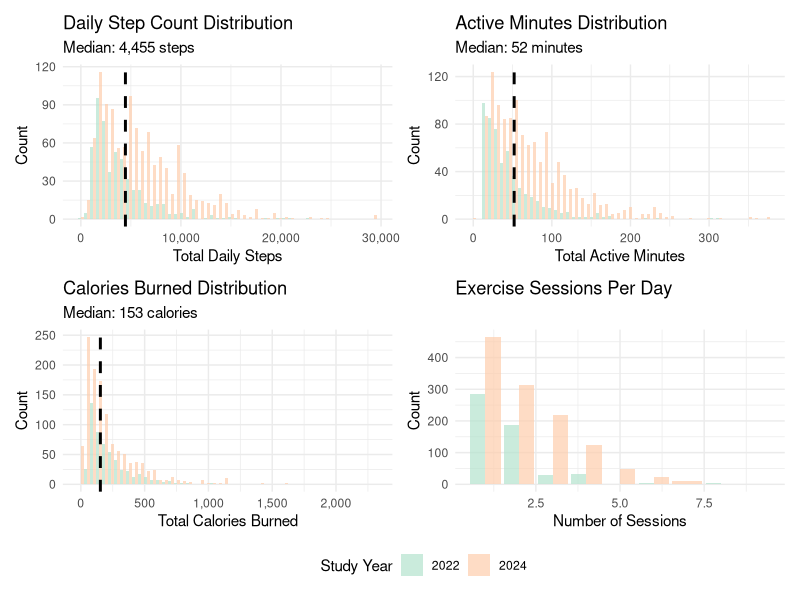
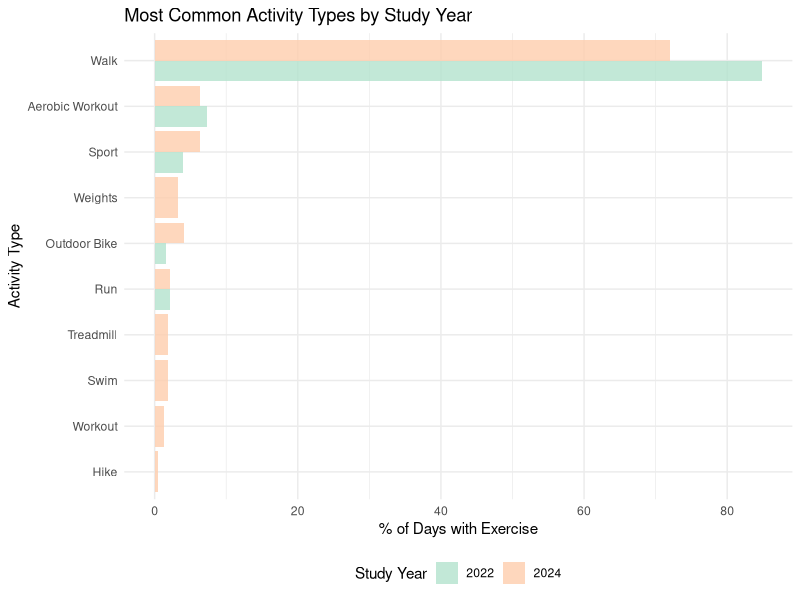
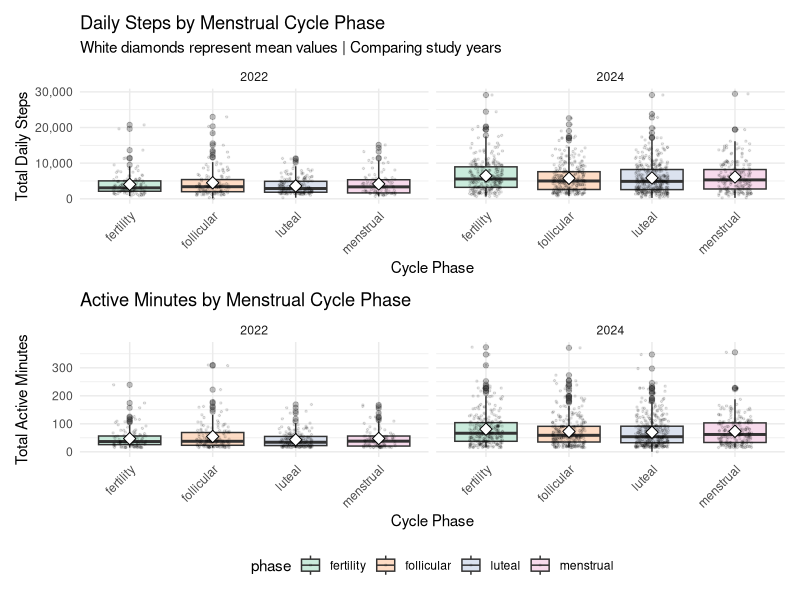
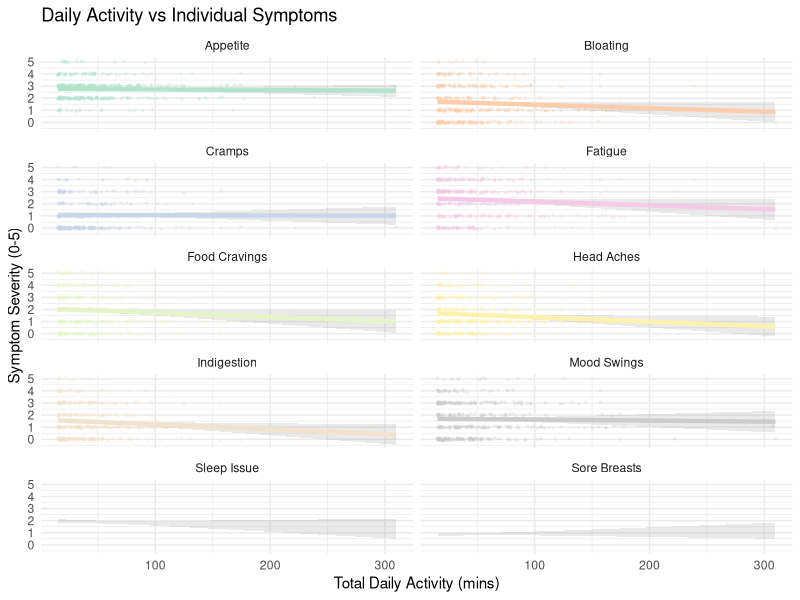
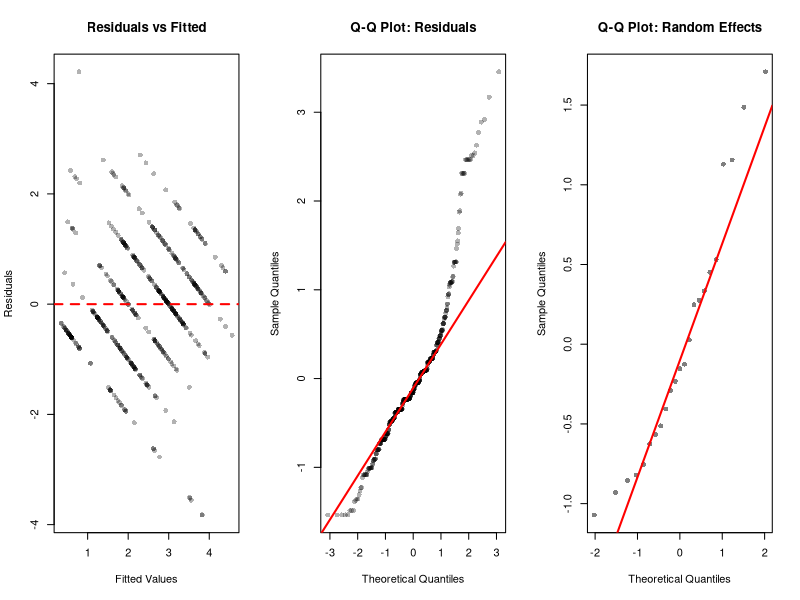

Reproduce these figures in R, in order.
## ---- chunk 1
# Loading libraries
library(tidyverse)
library(lme4)
library(lmerTest)
library(broom.mixed)
library(knitr)
library(kableExtra)
library(patchwork)
library(scales)

# Setting plot theme
theme_set(theme_minimal() + theme(legend.position = "bottom"))
options(
  ggplot2.discrete.colour = function(...) scale_colour_brewer(..., palette = "Pastel2"),
  ggplot2.discrete.fill   = function(...) scale_fill_brewer(..., palette = "Pastel2"),

  ggplot2.continuous.colour = function(...) scale_colour_distiller(..., palette = "PuRd"),
  ggplot2.continuous.fill   = function(...) scale_fill_distiller(..., palette = "PuRd")
)
## ---- chunk 2
# Outlier check: Identifying and viewing extreme observations
extreme_obs = read.csv("./clean_data/all_daily_data.csv") |> 
  distinct(id, study_interval, day_in_study, .keep_all = TRUE) |> 
  filter(total_steps >= 50000 | # unlikely to complete more than 50000 steps a day
         total_active_min >= 1440 | # cannot have active exercise minutes for more than 24 hours
         total_calories >= 10000) |> # unlikely to burn more than 10000 calories in a day
  select(id, study_interval, day_in_study, 
         total_steps, total_active_min, total_calories) |> 
  arrange(desc(total_steps))

# Displaying extreme observations
  kable(extreme_obs,
        caption = "Outliers with Extreme Values",
        col.names = c("ID", "Year", "Day", "Steps", "Active Min", 
                     "Calories")) |> 
  kable_styling(bootstrap_options = c("striped", "hover"))
## ---- chunk 3
# Loading data
all_daily_data = read.csv("./clean_data/all_daily_data.csv") |> 
  distinct(id, study_interval, day_in_study, .keep_all = TRUE)

# Exercise descriptives
overall_desc = all_daily_data |> 
  summarise(
    Variable = c("Daily Steps", "Active Minutes/Day", "Calories Burned", 
                 "Exercise Sessions/Day", "Days with Activity (%)"),
    Mean = round(c(mean(total_steps, na.rm = TRUE),
                   mean(total_active_min, na.rm = TRUE),
                   mean(total_calories, na.rm = TRUE),
                   mean(n_sessions, na.rm = TRUE),
                   NA), 2),
    SD = round(c(sd(total_steps, na.rm = TRUE),
                 sd(total_active_min, na.rm = TRUE),
                 sd(total_calories, na.rm = TRUE),
                 sd(n_sessions, na.rm = TRUE),
                 NA), 2),
    Median = round(c(median(total_steps, na.rm = TRUE),
                     median(total_active_min, na.rm = TRUE),
                     median(total_calories, na.rm = TRUE),
                     median(n_sessions, na.rm = TRUE),
                     NA), 2),
    IQR = round(c(IQR(total_steps, na.rm = TRUE),
                  IQR(total_active_min, na.rm = TRUE),
                  IQR(total_calories, na.rm = TRUE),
                  IQR(n_sessions, na.rm = TRUE),
                  NA), 2),
    Percent = round(c(NA, NA, NA, NA,
                      mean(exercised_flag > 0, na.rm = TRUE) * 100), 2)
  )

# Displaying table (and making NAs blank)
overall_desc |> 
  mutate(across(where(is.numeric), ~ifelse(is.na(.), "", .))) |> 
  kable(caption = "Descriptive Statistics: Exercise Metrics",
        align = c("l", "r", "r", "r", "r", "r")) %>%
  kable_styling(bootstrap_options = c("striped", "hover"), full_width = FALSE)
## ---- chunk 4
# Comparison by study year
year_comp = all_daily_data |> 
  group_by(study_interval) |> 
  summarise(
    `N Days` = n(),
    `N Participants` = n_distinct(id),
    `Mean Steps` = round(mean(total_steps, na.rm = TRUE), 2),
    `SD Steps` = round(sd(total_steps, na.rm = TRUE), 2),
    `Mean Active Min` = round(mean(total_active_min, na.rm = TRUE), 2),
    `SD Active Min` = round(sd(total_active_min, na.rm = TRUE), 2),
    `% Days Active` = round(mean(exercised_flag, na.rm = TRUE) * 100, 2)
  ) |> 
  rename(Year = study_interval)

kable(year_comp,
      caption = "Exercise Metrics by Study Year",
      align = c("c", rep("r", 7))) %>%
  kable_styling(bootstrap_options = c("striped", "hover"), full_width = FALSE)
## ---- chunk 5
# Symptom descriptives
symptom_desc = all_daily_data |> 
  summarise(
    across(c(appetite_score, headaches_score, cramps_score, sorebreasts_score, fatigue_score, sleepissue_score, moodswing_score, foodcravings_score, indigestion_score, bloating_score),
           list(mean = ~mean(.x, na.rm = TRUE),
                sd = ~sd(.x, na.rm = TRUE),
                median = ~median(.x, na.rm = TRUE)),
           .names = "{.col}_{.fn}")
  ) |> 
  pivot_longer(everything(),
               names_to = c("symptom", ".value"),
               names_pattern = "(.+)_score_(.+)") %>%
  mutate(
    symptom = str_to_title(str_replace_all(symptom, "_", " ")),
    across(where(is.numeric), ~round(.x, 2))
  )

kable(symptom_desc,
      col.names = c("Symptom", "Mean", "SD", "Median"),
      caption = "Descriptive Statistics: Symptom Severity (Scale 0-5)",
      align = c("l", "r", "r", "r")) %>%
  kable_styling(bootstrap_options = c("striped", "hover"), full_width = FALSE)
## ---- chunk 6

exercise_analysis = all_daily_data

# Distribution of daily step count
p1 = ggplot(exercise_analysis |> filter(total_steps > 0, total_steps < 50000), 
             aes(x = total_steps, fill = factor(study_interval))) +
  geom_histogram(bins = 50, alpha = 0.7, position = "dodge") +
  geom_vline(xintercept = median(exercise_analysis$total_steps[exercise_analysis$total_steps > 0], na.rm = TRUE),
             linetype = "dashed", color = "black", linewidth = 1) +
  labs(title = "Daily Step Count Distribution",
       subtitle = paste("Median:", 
                       scales::comma(round(median(exercise_analysis$total_steps[exercise_analysis$total_steps > 0], na.rm = TRUE))), 
                       "steps"),
       x = "Total Daily Steps",
       y = "Count",
       fill = "Study Year") +
  scale_x_continuous(labels = scales::comma)

# Active minutes distribution
p2 = ggplot(exercise_analysis |> filter(total_active_min > 0), 
             aes(x = total_active_min, fill = factor(study_interval))) +
  geom_histogram(bins = 50, alpha = 0.7, position = "dodge") +
  geom_vline(xintercept = median(exercise_analysis$total_active_min[exercise_analysis$total_active_min > 0], na.rm = TRUE),
             linetype = "dashed", color = "black", linewidth = 1) +
  labs(title = "Active Minutes Distribution",
       subtitle = paste("Median:", 
                       round(median(exercise_analysis$total_active_min[exercise_analysis$total_active_min > 0], na.rm = TRUE), 1), 
                       "minutes"),
       x = "Total Active Minutes",
       y = "Count",
       fill = "Study Year")

# Calories Burned Distribution
p3 = ggplot(exercise_analysis |> filter(total_calories > 0), 
             aes(x = total_calories, fill = factor(study_interval))) +
  geom_histogram(bins = 50, alpha = 0.7, position = "dodge") +
  geom_vline(xintercept = median(exercise_analysis$total_calories[exercise_analysis$total_calories > 0], na.rm = TRUE),
             linetype = "dashed", color = "black", linewidth = 1) +
  labs(title = "Calories Burned Distribution",
       subtitle = paste("Median:", 
                       scales::comma(round(median(exercise_analysis$total_calories[exercise_analysis$total_calories > 0], na.rm = TRUE))), 
                       "calories"),
       x = "Total Calories Burned",
       y = "Count",
       fill = "Study Year") +
  scale_x_continuous(labels = scales::comma)

# Exercise Sessions Per Day
p4 = ggplot(exercise_analysis |> filter(n_sessions > 0), 
             aes(x = n_sessions, fill = factor(study_interval))) +
  geom_bar(alpha = 0.7, position = "dodge") +
  labs(title = "Exercise Sessions Per Day",
       x = "Number of Sessions",
       y = "Count",
       fill = "Study Year")

(p1 + p2) / (p3 + p4) + 
  plot_layout(guides = "collect")

## ---- chunk 7
# Preparing activity types data
activities_long = exercise_analysis |> 
  filter(!is.na(activity_types), activity_types != "", activity_types != "NA") |> 
  select(id, study_interval, day_in_study, activity_types) |> 
  mutate(
    # Clean activity types column
    activity_types = str_replace_all(activity_types, "\\n", ","),
    activity_types = str_replace_all(activity_types, "\"", "")
  ) |> 
  # Split comma-separated activities into rows
  separate_rows(activity_types, sep = ",") |> 
  mutate(
    activity_types = str_trim(activity_types),
    activity_types = str_to_title(activity_types)
  ) |> 
  filter(activity_types != "", activity_types != "Na")

activities_long

# Counting activities by year
activity_counts = activities_long |> 
  group_by(study_interval, activity_types) |> 
  summarise(n_days = n(), .groups = "drop") |> 
  group_by(study_interval) |> 
  mutate(pct = n_days / sum(n_days) * 100) |> 
  ungroup()

# Getting top 10 activities
top_activities = activity_counts |> 
  group_by(activity_types) |> 
  summarise(total = sum(n_days)) |> 
  arrange(desc(total)) |> 
  slice(1:10) |> 
  pull(activity_types)

activity_counts_top = activity_counts |> 
  filter(activity_types %in% top_activities)

# Plot: Activity type frequency by year
p1 = ggplot(activity_counts_top, 
             aes(x = reorder(activity_types, pct), y = pct, 
                 fill = factor(study_interval))) +
  geom_col(position = "dodge", alpha = 0.8) +
  coord_flip() +
  labs(title = "Most Common Activity Types by Study Year",
       x = "Activity Type",
       y = "% of Days with Exercise",
       fill = "Study Year") +
  theme_minimal() +
  theme(legend.position = "bottom")

p1
## ---- chunk 8

p1 = ggplot(exercise_analysis |> filter(!is.na(phase), total_steps > 0, total_steps < 50000), 
             aes(x = phase, y = total_steps, fill = phase)) +
  geom_boxplot(alpha = 0.7, outlier.alpha = 0.3) +
  geom_jitter(width = 0.2, alpha = 0.1, size = 0.5) +
  stat_summary(fun = mean, geom = "point", shape = 23, size = 3, fill = "white") +
  facet_wrap(~study_interval, ncol = 2) +  # Side by side
  labs(title = "Daily Steps by Menstrual Cycle Phase",
       subtitle = "White diamonds represent mean values | Comparing study years",
       x = "Cycle Phase",
       y = "Total Daily Steps") +
  scale_y_continuous(labels = comma) +
  theme(legend.position = "bottom",
        axis.text.x = element_text(angle = 45, hjust = 1))

p2 = ggplot(exercise_analysis |> filter(!is.na(phase), total_active_min > 0), 
             aes(x = phase, y = total_active_min, fill = phase)) +
  geom_boxplot(alpha = 0.7, outlier.alpha = 0.3) +
  geom_jitter(width = 0.2, alpha = 0.1, size = 0.5) +
  stat_summary(fun = mean, geom = "point", shape = 23, size = 3, fill = "white") +
  facet_wrap(~study_interval, ncol = 2) +
  labs(title = "Active Minutes by Menstrual Cycle Phase",
       x = "Cycle Phase",
       y = "Total Active Minutes") +
  theme(legend.position = "bottom",
        axis.text.x = element_text(angle = 45, hjust = 1))

p1 / p2 + plot_layout(guides = "collect")
## ---- chunk 9
symptoms_long = exercise_analysis |> 
  filter(total_active_min > 0) |> 
  select(id, total_active_min, appetite_score, headaches_score, sorebreasts_score, sleepissue_score, cramps_score, fatigue_score, 
         headaches_score, moodswing_score, foodcravings_score, indigestion_score, bloating_score) |> 
  pivot_longer(cols = ends_with("_score"), 
               names_to = "symptom", 
               values_to = "severity") |> 
  filter(!is.na(severity)) |> 
  mutate(symptom = case_when(
    symptom == "appetite_score" ~ "Appetite",
    symptom == "headaches_score" ~"Head Aches",
    symptom == "sorebreasts_score" ~ "Sore Breasts",
    symptom == "sleepissue_score" ~ "Sleep Issue",
    symptom == "cramps_score" ~ "Cramps",
    symptom == "fatigue_score" ~ "Fatigue",
    symptom == "headaches_score" ~ "Headaches",
    symptom == "moodswing_score" ~ "Mood Swings",
    symptom == "foodcravings_score" ~ "Food Cravings",
    symptom == "indigestion_score" ~ "Indigestion",
    symptom == "bloating_score" ~ "Bloating"
  ))

p4 = ggplot(symptoms_long, 
             aes(x = total_active_min, y = severity, color = symptom)) +
  geom_jitter(alpha = 0.2, size = 0.5, height = 0.1) +
  geom_smooth(method = "lm", se = TRUE, linewidth = 1.5, alpha = 0.2) +
  facet_wrap(~symptom, ncol = 2) +
  labs(title = "Daily Activity vs Individual Symptoms",
       x = "Total Daily Activity (mins)",
       y = "Symptom Severity (0-5)") +
  scale_x_continuous(labels = comma) +
  scale_y_continuous(breaks = 0:5) +
  theme(legend.position = "none")

p4
## ---- chunk 10

# Model 1: Exercise → cramps
model_cramps = lmer(cramps_score ~ total_active_min + phase + (1|id), 
                     data = exercise_analysis,
                     REML = FALSE)
summary(model_cramps)

# Model 2: Exercise → fatigue
model_fatigue = lmer(fatigue_score ~ total_active_min + phase + (1|id), 
                     data = exercise_analysis,
                     REML = FALSE)
summary(model_fatigue)

# Model 3: Exercise → headaches
model_headaches = lmer(headaches_score ~ total_active_min + phase + (1|id), 
                     data = exercise_analysis,
                     REML = FALSE)
summary(model_headaches)

# Model 4: Exercise → mood swings
model_mood = lmer(moodswing_score ~ total_active_min + phase + (1|id), 
                     data = exercise_analysis,
                     REML = FALSE)
summary(model_mood)

# Model 5: Exercise → sleep issues
model_sleep = lmer(sleepissue_score ~ total_active_min + phase + (1|id), 
                     data = exercise_analysis,
                     REML = FALSE)
summary(model_sleep)

# Model 6: Exercise → bloating
model_bloating = lmer(bloating_score ~ total_active_min + phase + (1|id), 
                     data = exercise_analysis,
                     REML = FALSE)
summary(model_bloating)

# Model 7: Exercise → appetite
model_appetite = lmer(appetite_score ~ total_active_min + phase + (1|id), 
                     data = exercise_analysis,
                     REML = FALSE)
summary(model_appetite)

# Model 8: Exercise → sore breasts
model_sorebreasts = lmer(sorebreasts_score ~ total_active_min + phase + (1|id), 
                     data = exercise_analysis,
                     REML = FALSE)
summary(model_sorebreasts)

# Model 9: Exercise → food cravings
model_foodcravings = lmer(foodcravings_score ~ total_active_min + phase + (1|id), 
                     data = exercise_analysis,
                     REML = FALSE)
summary(model_foodcravings)

# Model 10: Exercise → indigestion
model_indigestion = lmer(indigestion_score ~ total_active_min + phase + (1|id), 
                     data = exercise_analysis,
                     REML = FALSE)
summary(model_indigestion)

## ---- chunk 11
# Cleaning results:
# Extracting coefficients for exercise effect
results_summary = bind_rows(
  tidy(model_cramps, effects = "fixed") %>% mutate(outcome = "Cramps"),
  tidy(model_fatigue, effects = "fixed") %>% mutate(outcome = "Fatigue"),
  tidy(model_headaches, effects = "fixed") %>% mutate(outcome = "Head Aches"),
  tidy(model_mood, effects = "fixed") %>% mutate(outcome = "Mood Swings"),
  tidy(model_sleep, effects = "fixed") %>% mutate(outcome = "Sleep Issues"),
  tidy(model_bloating, effects = "fixed") %>% mutate(outcome = "Bloating"),
  tidy(model_appetite, effects = "fixed") %>% mutate(outcome = "Appetite"),
  tidy(model_indigestion, effects = "fixed") %>% mutate(outcome = "Indigestion"),
  tidy(model_sorebreasts, effects = "fixed") %>% mutate(outcome = "Sore breasts"),
  tidy(model_foodcravings, effects = "fixed") %>% mutate(outcome = "Food cravings")
) %>%
  filter(term == "total_active_min") %>%
  select(outcome, estimate, std.error, statistic, p.value) %>%
  mutate(
    significant = ifelse(p.value < 0.05, "Yes", "No"),
    p.value = format.pval(p.value, digits = 3, eps = 0.001)
  )

knitr::kable(results_summary)
## ---- chunk 12

# Three essential plots
par(mfrow = c(1, 3))

# 1. Residuals vs Fitted (linearity + homoscedasticity)
plot(fitted(model_fatigue), resid(model_fatigue),
     xlab = "Fitted Values", ylab = "Residuals",
     main = "Residuals vs Fitted",
     pch = 16, col = rgb(0, 0, 0, 0.3))
abline(h = 0, col = "red", lty = 2, lwd = 2)

# 2. Q-Q Plot (normality of residuals)
qqnorm(resid(model_cramps), main = "Q-Q Plot: Residuals",
       pch = 16, col = rgb(0, 0, 0, 0.3))
qqline(resid(model_cramps), col = "red", lwd = 2)

# 3. Q-Q Plot (normality of random effects)
qqnorm(ranef(model_cramps)$id[,1], main = "Q-Q Plot: Random Effects",
       pch = 16, col = rgb(0, 0, 0, 0.5))
qqline(ranef(model_cramps)$id[,1], col = "red", lwd = 2)

par(mfrow = c(1, 1))
